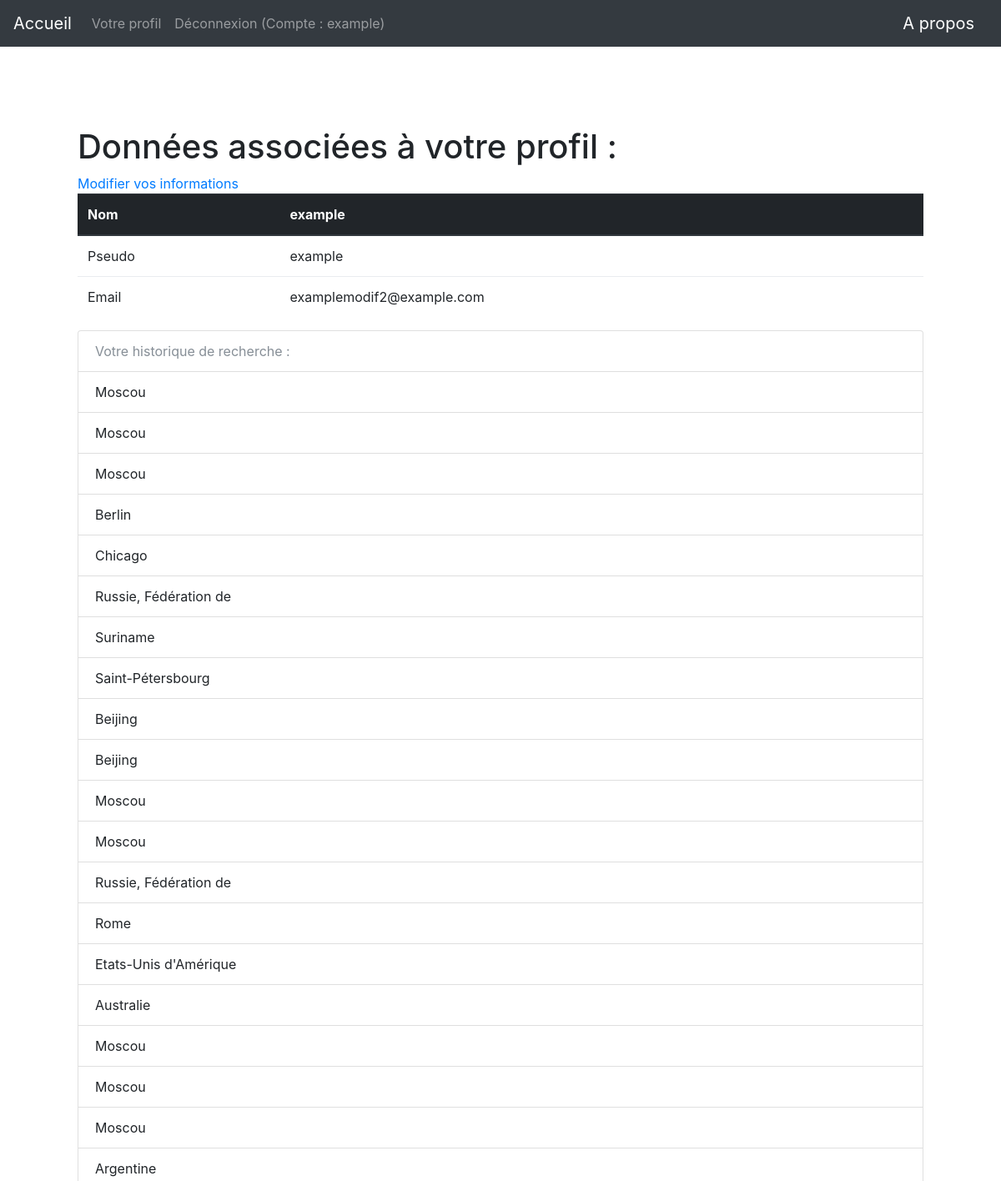
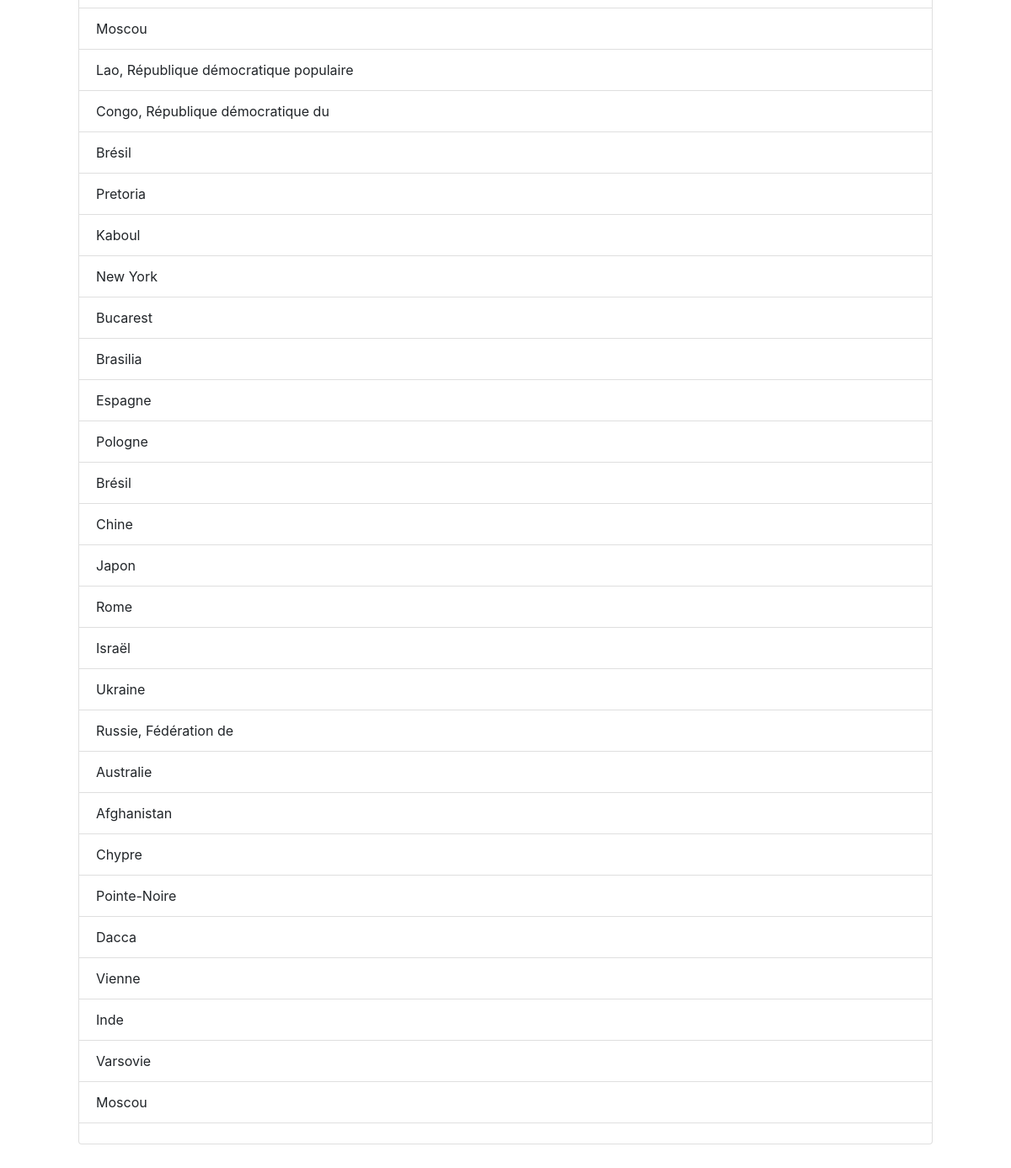
Page /profil (signed in) on the committed database (2 pictures, top to bottom).
### app/modeles/utilisateurs.py (models this page shows, shortened)
class User(UserMixin, users.Model):
    user_id = users.Column(users.Integer, unique=True, nullable=False, primary_key=True, autoincrement=True)
    user_nom = users.Column(users.Text, nullable=False)
    user_login = users.Column(users.String(45), nullable=False, unique=True)
    user_email = users.Column(users.Text, nullable=False)
    user_password = users.Column(users.String(100), nullable=False)
    user_historique = users.Column(users.String(1000))

### app/routes.py (the view)
@app.route("/profil")
@login_required
def profil():
    histo_user = current_user.user_historique
    if histo_user is None:
        histo = "Vous n'avez pas d'historique de recherche"
        pas_histo = True
    else:
        histo = current_user.user_historique.split(";")
        pas_histo = False
    return render_template("profil.html", current_user=current_user, histo=histo, pas_histo=pas_histo)

### app/modeles/utilisateurs.py (called while the page is built)
@login.user_loader
def trouver_utilisateur_via_id(identifiant):
    return User.query.get(int(identifiant))

### app/templates/profil.html (shortened to what this page needs)
{% extends "base.html" %}
{% block body %}
<h1>Données associées à votre profil :</h1>
<a href="{{url_for('modification')}}">Modifier vos informations</a>
<table class="table">
    <thead class="thead-dark">
      <tr>
        <th scope="col">Nom</th>
        <th scope="col">{{current_user.user_nom}}</th>
      </tr>
    </thead>
    <tbody>
        <tr>
            <td>Pseudo</td>
            <td>{{current_user.user_login}}</td>
        </tr>
        <tr>
            <td>Email</td>
            <td>{{current_user.user_email}}</td>
        </tr>
    </tbody>
  </table>
    {% if pas_histo == True %}
    <ul class="list-group">
    <li class="list-group-item disabled">Votre historique de recherche :</li>
      <li class="list-group-item">{{histo}}</li>
    </ul>
    {% else %}
  <ul class="list-group">
    <li class="list-group-item disabled">Votre historique de recherche :</li>
    {% for element in histo %}
      <li class="list-group-item">{{element}}</li>
    {% endfor %}
      {% endif %}
  </ul>
{% endblock %}

### app/templates/base.html (shortened to what this page needs)
<!DOCTYPE html>
<html lang="fr">
    <head>
        {% include "css.html" %}
    </head>
    <nav class="navbar navbar-expand-md navbar-dark bg-dark justify-content-between">
        <a class="navbar-brand" href="{{ url_for('accueil') }}">Accueil</a>
        <ul class="navbar-nav mr-auto">
            {% if not current_user.is_authenticated %}
              <li class="nav-item">
                <a class="nav-link" href="{{url_for("inscription")}}">Inscription</a>
              </li>
              <li class="nav-item">
                <a class="nav-link" href="{{url_for("connexion")}}">Connexion</a>
              </li>
            {% else %}
            <li class="nav-item">
              <a class="nav-link" href="{{url_for("profil")}}">Votre profil</a>
            </li>
              <li class="nav-item">
                <a class="nav-link" href="{{url_for("deconnexion")}}">Déconnexion (Compte : {{current_user.user_nom}})</a>
              </li>
            {% endif %}
        </ul>
        <a class="navbar-brand" href="{{ url_for('a_propos') }}">A propos</a>
    </nav>
     <body class="body">
        <div class="container">
            <div class="card border-0 shadow my-5">
              <div class="card-body p-5">
                {% block body %}
                {% endblock %}
              </div>
            </div>
          </div>
    </body>
</html>

### rows in the picture
User: user_nom "example", user_login "example", user_email "examplemodif2@example.com"

### other values in the picture
{{ element }} "Moscou" "Moscou" "Moscou" "Berlin" "Chicago" "Russie, Fédération de" "Suriname" "Saint-Pétersbourg" "Beijing" "Beijing" "Moscou" "Moscou" "Russie, Fédération de" "Rome" "Etats-Unis d'Amérique" "Australie" "Moscou" "Moscou" "Moscou" "Argentine" "Moscou" "Lao, République démocratique populaire" "Congo, République démocratique du" "Brésil" "Pretoria" "Kaboul" "New York" "Bucarest" "Brasilia" "Espagne" "Pologne" "Brésil" "Chine" "Japon" "Rome" "Israël" "Ukraine" "Russie, Fédération de" "Australie" "Afghanistan" "Chypre" "Pointe-Noire" "Dacca" "Vienne" "Inde" "Varsovie" "Moscou"
